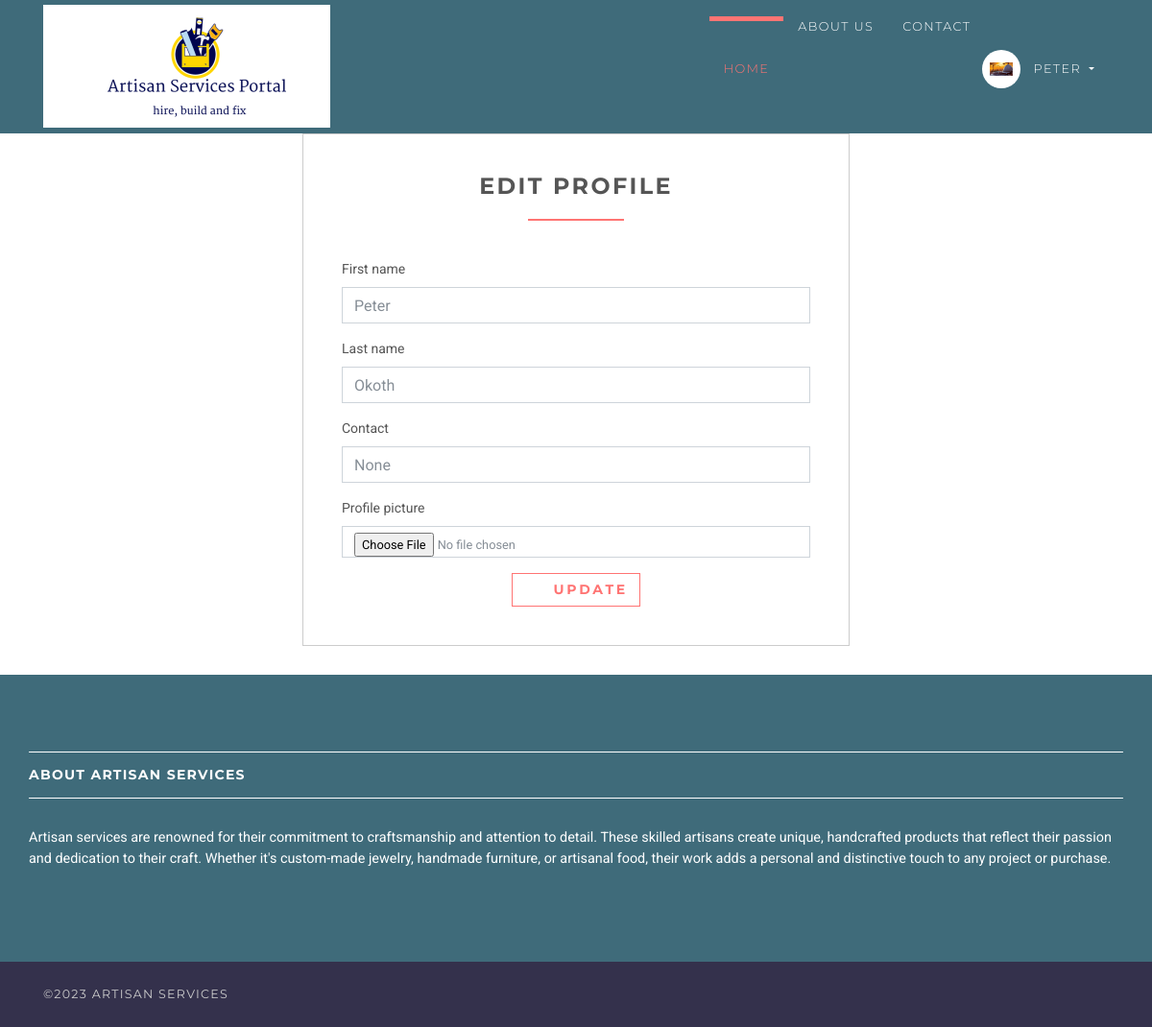
/artisan/profile/update (signed in), run on the app's committed database.
### accounts/models.py (models this page shows, shortened)
class User(AbstractUser):
    username = None
    profile_picture = models.ImageField(upload_to='media/img', default='DEFAULT VALUE')
    contact = models.CharField(max_length=10, blank=True, null=True)
    phone_number= models.CharField(max_length=10, blank=True, null=True)
    role = models.CharField(max_length=12, error_messages={
        'required': "Role must be provided"
    })
    gender = models.CharField(max_length=10, blank=True, null=True, default="")
    email = models.EmailField(unique=True, blank=False,
                              error_messages={
                                  'unique': "A user with that email already exists.",
                              })
    USERNAME_FIELD = "email"
    REQUIRED_FIELDS = []
    objects = UserManager()

### servicesapp/views/artisan.py (the view)
# urls.py: path('artisan/profile/update', ArtisanEditProfileView.as_view(), name='artisan-profile-update'),
class ArtisanEditProfileView(UpdateView):
    model = User
    form_class = ArtisanProfileUpdateForm
    context_object_name = 'artisan'
    template_name = 'services/artisan/edit-profile.html'
    success_url = reverse_lazy('accounts:artisan-profile-update')
    @method_decorator(login_required(login_url=reverse_lazy('accounts:login')))
    @method_decorator(user_is_artisan)
    def dispatch(self, request, *args, **kwargs):
        return super().dispatch(self.request, *args, **kwargs)
    def get(self, request, *args, **kwargs):
        try:
            self.object = self.get_object()
        except Http404:
            raise Http404("User doesn't exists")
        return self.render_to_response(self.get_context_data())
    def get_object(self, queryset=None):
        obj = self.request.user
        print(obj)
        if obj is None:
            raise Http404("service doesn't exists")
        return obj

### accounts/forms.py (shortened to what this page needs)
class ArtisanProfileUpdateForm(forms.ModelForm):
    def __init__(self, *args, **kwargs):
        super(ArtisanProfileUpdateForm, self).__init__(*args, **kwargs)
        self.fields['first_name'].widget.attrs.update(
            {
                'placeholder': 'Enter First Name',
            }
        )
        self.fields['last_name'].widget.attrs.update(
            {
                'placeholder': 'Enter Last Name',
            }
        )
        self.fields['contact'].widget.attrs.update(
            {
                'placeholder': 'Contact',
            }
        )
    class Meta:
        model = User
        fields = ["first_name", "last_name", "contact","profile_picture"]

### templates/services/artisan/edit-profile.html (shortened to what this page needs)
{% extends 'base.html' %}
{% load static %}
{% block content %}
    <div class="col-lg-6 offset-3">
        <div class="box">
            <h3 class="heading">Edit Profile</h3>
            <form action="" method="post" enctype="multipart/form-data">
                {% for field in form %}
                    {% if field.name == 'gender' %}
                        <div class="form-group">
                            <label for="gender">Gender</label>
                            <br>
                            <div class="form-check form-check-inline">
                                <input class="form-check-input" {% if field.value == 'male' %} checked {% endif %}
                                       type="radio" name="gender" id="male gender"
                                       value="male">
                                <label class="form-check-label" for="male">Male</label>
                            </div>
                            <div class="form-check form-check-inline">
                                <input class="form-check-input" {% if field.value == 'female' %} checked {% endif %}
                                       type="radio" name="gender" id="female"
                                       value="female">
                                <label class="form-check-label" for="female">Female</label>
                            </div>
                        </div>
                    {% else %}
                        <div class="form-group">
                            <label for="id_{{ field.name }}">{{ field.label }}</label>
                            <input type="{{ field.field.widget.input_type }}"
                                   class="form-control"
                                   name="{{ field.name }}"
                                   id="id_{{ field.name }}"
                                   value="{{ field.value }}"
                                   placeholder="{{ field.field.widget.attrs.placeholder }}">
                        </div>
                    {% endif %}
                {% endfor %}
                <div class="text-center">
                    <button type="submit" class="btn btn-outline-white-primary">
                        <i class="fa fa-signing"></i> Update
                    </button>
                </div>
            </form>
        </div>
    </div>
{% endblock %}

### templates/base.html (shortened to what this page needs)
{% load static %}
<!DOCTYPE html>
<html>
<head>
    <link rel="stylesheet" href="https://stackpath.bootstrapcdn.com/bootstrap/4.5.0/css/bootstrap.min.css">
    <link rel="stylesheet"
          href="{% static 'vendor/bootstrap/css/bootstrap.min.css' %}">
    <link rel="stylesheet"
          href="{% static 'vendor/font-awesome/css/font-awesome.min.css' %}">
    <link rel="stylesheet"
          href="{% static 'vendor/owl.carousel/assets/owl.carousel.css' %}">
    <link rel="stylesheet"
          href="{% static 'vendor/owl.carousel/assets/owl.theme.default.css' %}">
    <link rel="stylesheet" href="{% static 'css/style.default.css' %}"
          id="theme-stylesheet">
    <link rel="stylesheet" href="{% static 'css/custom.css' %}">
</head>
<body>
<header class="header">
    <nav class="navbar navbar-expand-lg">
        <div class="container">
            <a href="/" class="navbar-brand">
                <img src="{% static 'img/logo-small.png' %}" alt="logo" class="d-none d-lg-block">
            </a>
            <div id="navbarSupportedContent" class="collapse navbar-collapse">
                <ul class="navbar-nav ml-auto">
                    <li class="nav-item active">
                        <a href="/" class="nav-link">Home <span class="sr-only">(current)</span></a>
                    </li>
                    <li class="nav-item">
                        <a href="{% url 'services:about_us' %}" >About Us</a>
                    </li>
                    <li class="nav-item">
                        <a href="{% url 'services:contact_us' %}">Contact</a>
                    </li>
                    {% if request.user.is_authenticated and request.user.role == 'artisan' %}
                        <li class="nav-item dropdown">
                            <a id="clientZone" href="#" data-toggle="dropdown"
                               aria-haspopup="true" aria-expanded="false"
                               class="nav-link dropdown-toggle has-img mb-3 mb-lg-0 mt-3 mt-lg-0">
                                <div class="client-menu-image">
                                    <div class="inner">
                                        <img src="{% static 'img/company-1.png' %}"
                                             alt="company image"
                                             class="img-fluid">
                                    </div>
                                </div>
                                {% if request.user.role == 'customer' %}
                                    {{ request.user.first_name }} {{ request.user.last_name }}
                                {% else %}
                                    {{ request.user.first_name }}
                                {% endif %}
                            </a>
                        </li>
                    {% endif %}
                </ul>
            </div>
        </div>
    </nav>
</header>
<div>
    {% block content %} {% endblock %}
</div>
<footer class="footer">
    <div class="footer__block">
        <div class="container">
            <div class="row">
                <div class="">
                    <h4 class="h5">About artisan services</h4>
                    <p>Artisan services are renowned for their commitment to craftsmanship and attention to detail. These skilled artisans
                        create unique, handcrafted products that reflect their passion and dedication to their craft. Whether it's custom-made jewelry,
                          handmade furniture, or artisanal food, their work adds a personal and distinctive touch to any project or purchase.
                    </p>
                </div>
            </div>
        </div>
    </div>
    <div class="footer__copyright">
        <div class="container">
            <div class="row">
                <div class="col-md-6 text-md-left text-center">
                    <p>&copy;2023 Artisan Services</p>
                </div>
            </div>
        </div>
    </div>
</footer>
</body>
</html>

### data on the page
User: user.first_name "PETER", first_name "Peter" "Okoth"

### other printed values
{{ field.label }} "First name" "Last name" "Contact" "Profile picture"
